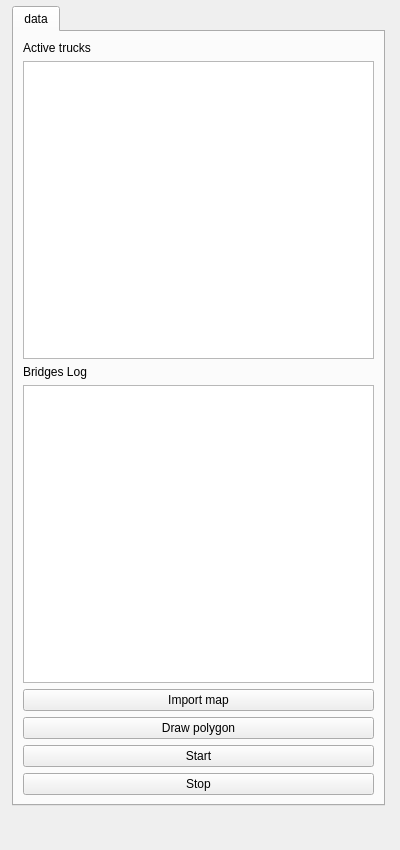
<?xml version="1.0" encoding="UTF-8"?>
<ui version="4.0">
 <class>SpatialDecisionDockWidgetBase</class>
 <widget class="QDockWidget" name="SpatialDecisionDockWidgetBase">
  <property name="geometry">
   <rect>
    <x>0</x>
    <y>0</y>
    <width>400</width>
    <height>850</height>
   </rect>
  </property>
  <property name="maximumSize">
   <size>
    <width>400</width>
    <height>850</height>
   </size>
  </property>
  <property name="windowTitle">
   <string>SDSS Template</string>
  </property>
  <widget class="QWidget" name="dockWidgetContents">
   <widget class="QTabWidget" name="sampleWidgets">
    <property name="geometry">
     <rect>
      <x>12</x>
      <y>6</y>
      <width>373</width>
      <height>800</height>
     </rect>
    </property>
    <property name="sizePolicy">
     <sizepolicy hsizetype="Expanding" vsizetype="Maximum">
      <horstretch>0</horstretch>
      <verstretch>0</verstretch>
     </sizepolicy>
    </property>
    <property name="maximumSize">
     <size>
      <width>16777215</width>
      <height>800</height>
     </size>
    </property>
    <property name="currentIndex">
     <number>0</number>
    </property>
    <widget class="QWidget" name="dataTab">
     <attribute name="title">
      <string>data</string>
     </attribute>
     <layout class="QVBoxLayout" name="verticalLayout_2">
      <item>
       <widget class="QLabel" name="trucks">
        <property name="text">
         <string>Active trucks</string>
        </property>
       </widget>
      </item>
      <item>
       <widget class="QListWidget" name="trucksList"/>
      </item>
      <item>
       <widget class="QLabel" name="bridges">
        <property name="text">
         <string>Bridges Log</string>
        </property>
       </widget>
      </item>
      <item>
       <widget class="QListWidget" name="bridgesList"/>
      </item>
      <item>
       <widget class="QPushButton" name="importDataButton">
        <property name="text">
         <string>Import map</string>
        </property>
       </widget>
      </item>
      <item>
       <widget class="QPushButton" name="drawPolygonButton">
        <property name="text">
         <string>Draw polygon</string>
        </property>
       </widget>
      </item>
      <item>
       <widget class="QPushButton" name="startCounterButton">
        <property name="text">
         <string>Start</string>
        </property>
       </widget>
      </item>
      <item>
       <widget class="QPushButton" name="stopCounterButton">
        <property name="text">
         <string>Stop</string>
        </property>
       </widget>
      </item>
     </layout>
    </widget>
   </widget>
  </widget>
 </widget>
 <resources/>
 <connections/>
</ui>
